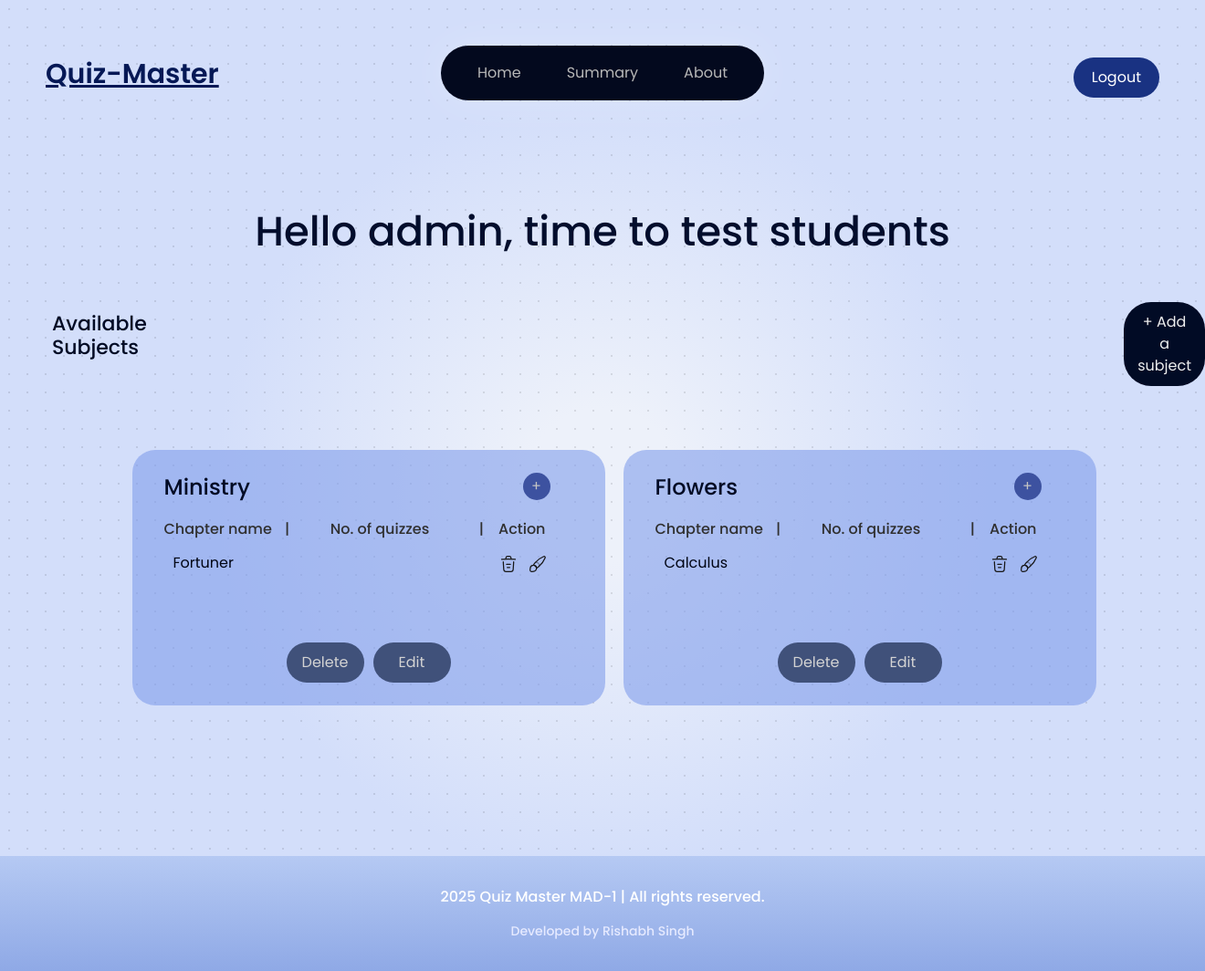
Page /admin (signed in) on the earlier database version.
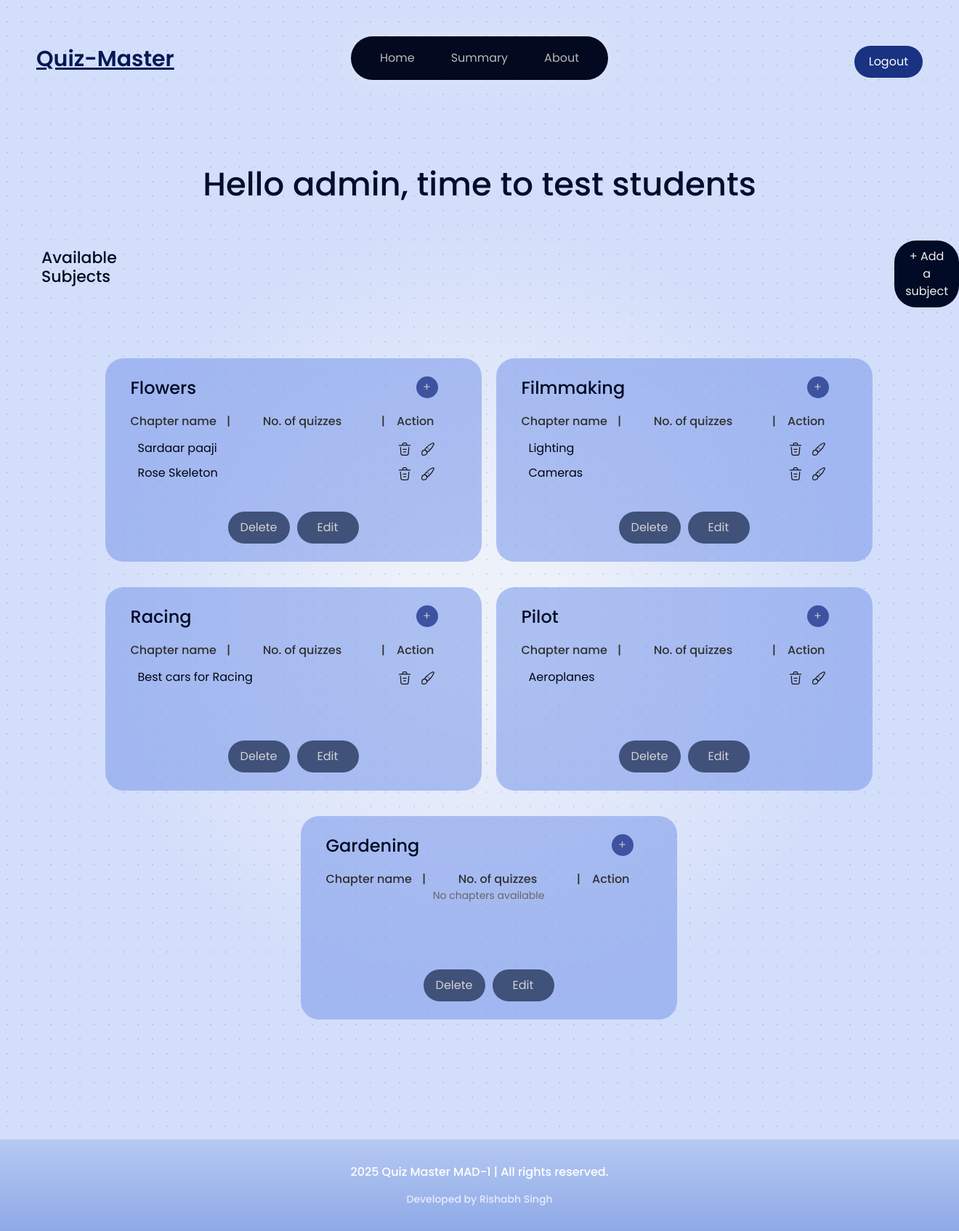
Same page on the later database version.
### models/models.py (models this page shows, shortened)
class Subjects(db.Model):
    __tablename__ = 'subjects'
    id = db.Column(db.Integer, primary_key=True)
    name = db.Column(db.String(100), unique=True, nullable=False)
    description = db.Column(db.Text, nullable=True)

class Chapter(db.Model):
    __tablename__ = 'chapters'
    id = db.Column(db.Integer, primary_key=True)
    subject_id = db.Column(db.Integer, db.ForeignKey('subjects.id'), nullable=False)
    name = db.Column(db.String(100), nullable=False)
    description = db.Column(db.Text, nullable=True)

### app.py (the view)
@app.route('/admin')
@admin_required
def admin_dashboard():
    subjects = Subjects.query.all()
    subjects_with_chapters = []
    for subject in subjects:
        chapters = Chapter.query.filter_by(subject_id=subject.id).all()
        subjects_with_chapters.append({
            'subject': subject,
            'chapters': chapters
        })
    return render_template('admin_dashboard.html', arr_items=subjects_with_chapters)

### app.py (called while the page is built)
def admin_required(f):
    @wraps(f)
    def decorated_function(*args, **kwargs):
        if 'user_id' not in session or not session.get('is_admin', False):
            flash("You must be an admin to access this page.", "danger")
            return render_template('login.html')
        return f(*args, **kwargs)
    return decorated_function

### templates/admin_dashboard.html (shortened to what the changed rows need)
<!DOCTYPE html>
<html lang="en">
<head>
    <link rel="stylesheet" href="{{ url_for('static', filename='styles.css') }}">
</head>
<body class='page_look font_family_poppins'>
    {% include 'navbar.html' %}
    <h1
        style="margin-top: -30px;font-size: 45px; text-align: center; color: #020d2c; font-family: 'Poppins', sans-serif;">
        Hello admin, time to test students</h1>
    <div class="card-container" style="display: flex; flex-wrap: wrap; justify-content: center; margin-left: 25px;">
        {% for item in arr_items %}
        <div class="card"
            style="width: 40%;min-height: 280px; background-color: #7f9ced94; padding: 25px 35px; border-radius: 25px; border: 0; box-shadow: 0px 2px 10px rgba(0, 0, 0, 0.0); text-align: center; margin-top: 0px; display: flex; flex-direction: column; justify-content: space-between;">
            <div>
                <div style="display: flex; align-items: center; justify-content: space-between;">
                    <a href="{{ url_for('chapters_list', subject_id=item.subject.id) }}"
                        class="card-link">
                        <h3
                            style="text-align:center; font-size: 24px; color:#010b25; margin: 0px; line-height: 1px; font-weight: 500;">
                            {{ item.subject.name }}</h3>
                    </a>
                    <a href="{{ url_for('render_addchapter', subject_id=item.subject.id)}}"
                        style="background-color: #3D52A0; padding-top:3px;color: rgb(196, 196, 196); border: none; width:30px;height:30px; border-radius: 15px;margin-right: 25px; cursor: pointer;text-decoration: none;">
                        +
                    </a>
                </div>
                <a href="{{ url_for('chapters_list', subject_id=item.subject.id) }}"
                    class="card-link">
                    <div
                        style="display: flex; justify-content: space-between; margin-top: 20px; align-items: center; font-size: 16px;font-weight: 500; color: #303030;">
                        <span style="flex: 1; text-align: left;">Chapter name </span>
                        <span style="flex: 0; text-align: center; margin-left: -15px; margin-right: 25px;">|</span>
                        <span style="flex: 1; text-align: center;margin-right: 35px;">No. of quizzes</span>
                        <span style="flex: 0; text-align: center; margin-right: -80px">|</span>
                        <span style="flex: 1; text-align: right; padding-right: 30px">Action</span>
                    </div>
                </a>
                {% if item.chapters %}
                <ul style="text-align: left; padding-left: 10px; margin-top: 12px;">
                    {% for chapter in item.chapters %}
                    <li
                        style="display: flex; justify-content: space-between; align-items: center; margin-bottom: 8px; color: white;">
                        <span style="flex: 1; color: #000514;">{{ chapter.name }}</span>
                        <form method="POST" action="{{ url_for('delete_chapter', chapter_id=chapter.id) }}">
                            <button type="submit" class="delete-button"
                                style="background:none; border:none; margin-right: 0px; cursor: pointer;">
                            </button>
                        </form>
                        <a href="{{ url_for('redirect_edit_chapter', chapter_id = chapter.id) }}">
                            <button type="button"
                                style="margin-right:23px;  background: none; border: none; cursor: pointer;">
                            </button>
                        </a>
                    </li>
                    {% endfor %}
                </ul>
                {% else %}
                <p>No chapters available</p>
                {% endif %}
            </div>
            <div style="display: flex; justify-content: center; gap: 10px; margin-top: auto;">
                <form method="POST" action="{{ url_for('delete_subject', subject_id=item.subject.id) }}">
                    <button type="submit"
                        style="padding: 10px 15px; width: 85px; background-color: rgb(64, 81, 122); color: rgb(211, 211, 211); border: none; border-radius: 35px; cursor: pointer;">
                        Delete
                    </button>
                </form>
                <form method="GET" action="{{ url_for('redirect_edit_subject', subject_id=item.subject.id) }}">
                    <button type="submit" class="delete-button"
                        style="padding: 10px 0px;width: 85px; background-color: rgb(64, 81, 122); color: rgb(211, 211, 211); border: none; border-radius: 35px; cursor: pointer;">
                        Edit
                    </button>
                </form>
            </div>
        </div>
        {% endfor %}
    </div>
</body>
</html>

Differences in the rows shown:
removed Subjects: subject.name "Ministry"
removed Chapter: name "Fortuner", shown under "Ministry"
changed Chapter: name "Calculus" → "Sardaar paaji"
added Chapter: name "Rose Skeleton", shown under "Flowers"
added Subjects: subject.name "Filmmaking"
added Chapter: name "Lighting", shown under "Filmmaking"
added Chapter: name "Cameras", shown under "Filmmaking"
added Subjects: subject.name "Racing"
added Chapter: name "Best cars for Racing", shown under "Racing"
added Subjects: subject.name "Pilot"
added Chapter: name "Aeroplanes", shown under "Pilot"
added Subjects: subject.name "Gardening"
Other differences:
new list line: "+ Chapter name | No. of quizzes | Action Delete Edit"
new list line: "+ Chapter name | No. of quizzes | Action No chapters available Delete Edit"
list line gone: "+ Chapter name | No. of quizzes | Action Delete Edit"
